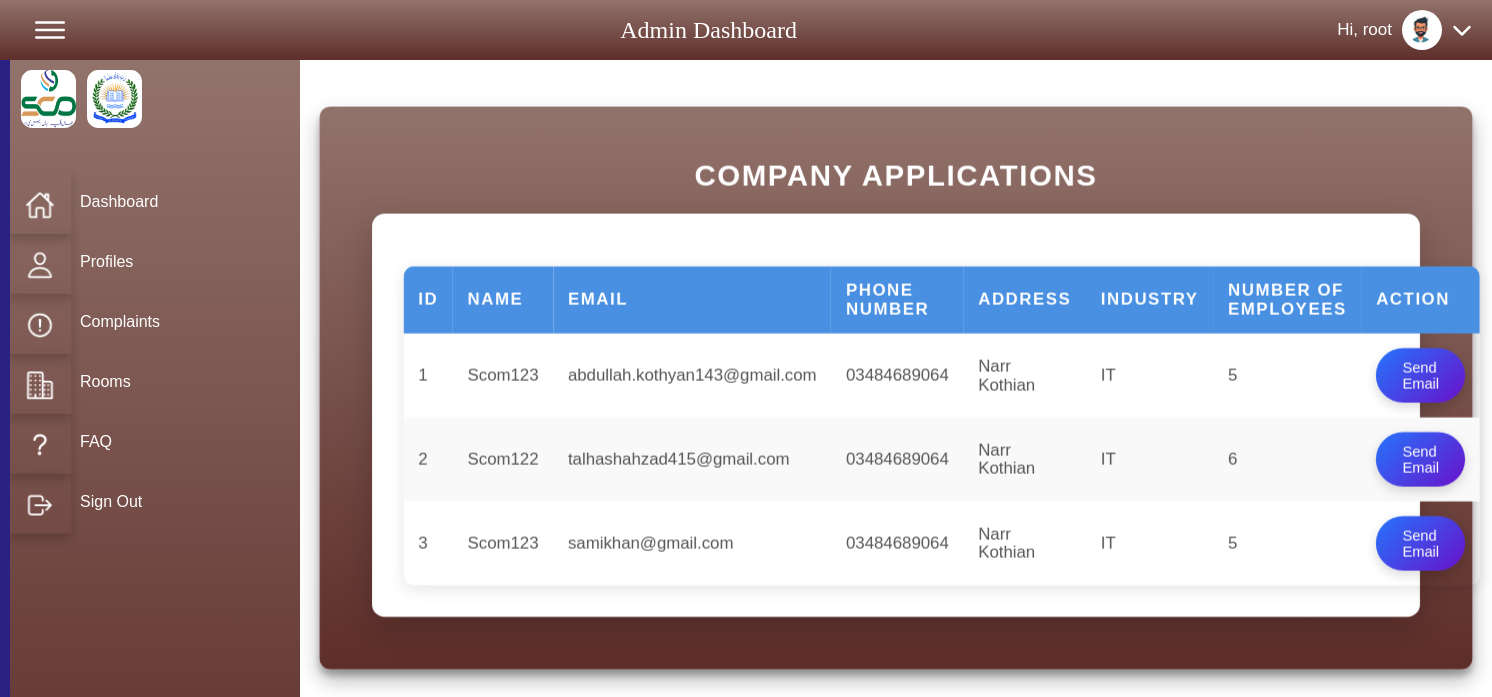
The page /admindashboard/company-applications/ (signed in) on the database its author committed.
### enroll/models.py (models this page shows, shortened)
class CompanyRegistration(models.Model):
    company_name = models.CharField(max_length=200)
    email = models.EmailField(max_length=200)
    phone_number = models.CharField(max_length=200)
    password = models.CharField(max_length=100)
    address = models.CharField(max_length=200)
    industry = models.CharField(max_length=100, null=True, blank=True)
    number_of_employees = models.IntegerField(null=True, blank=True)

### enroll/views.py (the view)
# urls.py: path('admindashboard/company-applications/', views.show_company_application_view, name='company-applications'),
def show_company_application_view(request):
    admin_id = request.session.get('admin_id')
    admin_name = request.session.get('admin_name')
    if not admin_id:
        return redirect('admin')
    company_application = CompanyRegistration.objects.all()  # Fetch all rooms to display
    return render(request, 'enroll/company_application.html', {'company_application': company_application,'admin_name':admin_name})

### enroll/templates/enroll/company_application.html (shortened to what this page needs)
{% load static%}
<!DOCTYPE html>
<html lang="en">
<head>
    <link rel="stylesheet" href="https://cdnjs.cloudflare.com/ajax/libs/font-awesome/6.5.2/css/all.min.css" />
</head>
<body>
    <div class="container">
      <div class="navigation">
          <ul>
              <li>
                  <a href="#">
                      <span class="logo">
                          <img src="{% static 'images/SCO_New_Logo.png' %}" alt="" class="sco">
                      </span>
                      <span class="logo">
                          <img src="{% static 'images/University_of_Poonch_logo.png'%}" alt="">
                      </span>
                  </a>
              </li>
              <li>
                  <a href="{% url 'adminpage' %}">
                      <span class="icon">
                          <ion-icon name="home-outline"></ion-icon>
                      </span>
                      <span class="title">Dashboard</span>
                  </a>
              </li>
              <li>
                  <a href="{% url 'view_profiles' %}">
                      <span class="icon">
                          <ion-icon name="person-outline"></ion-icon>
                      </span>
                      <span class="title">Profiles</span>
                  </a>
              </li>
              <li>
                  <a href="{% url 'view_complaint' %}">
                      <span class="icon">
                          <ion-icon name="alert-circle-outline"></ion-icon>
                      </span>
                      <span class="title">Complaints</span>
                  </a>
              </li>
              <li>
                  <a href="{% url 'room_list' %}">
                      <span class="icon">
                          <ion-icon name="business-outline"></ion-icon>
                      </span>
                      <span class="title">Rooms</span>
                  </a>
              </li>
              <li>
                  <a href="#">
                      <span class="icon">
                          <ion-icon name="help-outline"></ion-icon>
                      </span>
                      <span class="title">FAQ</span>
                  </a>
              </li>
              <li>
                  <a href="{% url 'admin' %} " id="Signout-link">
                      <span class="icon">
                          <ion-icon name="log-out-outline"></ion-icon>
                      </span>
                      <span class="title">Sign Out</span>
                  </a>
              </li>
          </ul>
      </div>
        <div class="main">
            <div class="topbar">
                <div class="toggle">
                    <ion-icon name="menu-outline"></ion-icon>
                </div>
                <div class="dashboard-title">
                    Admin Dashboard
                </div>
                <div class="user">
                    <p class="username">Hi, {{ admin_name }}</p>
                    <img src="{% static 'images/avatar.png' %}" alt="User Avatar" class="avatar">
                    <div class="dropdown">
                      <i class="fas fa-chevron-down dropdown-icon"></i>
                    </div>
                </div>
            </div>
            <main>
                <section class="card">
                  <h2>Company Applications</h2>
                  <div class="application-container">
                    <table>
                        <thead>
                            <tr>
                                <th>ID</th>
                                <th>Name</th>
                                <th>Email</th>
                                <th>Phone Number</th>
                                <th>Address</th>
                                <th>Industry</th>
                                <th>Number Of Employees</th>
                                <th>Action</th>
                            </tr>
                        </thead>
                        <tbody>
                            {% for company in company_application %}
                            <tr>
                                <td>{{ company.id }}</td>
                                <td>{{ company.company_name }}</td>
                                <td>{{ company.email }}</td>
                                <td>{{ company.phone_number }}</td>
                                <td>{{ company.address }}</td>
                                <td>{{ company.industry }}</td>
                                <td>{{ company.number_of_employees }}</td>
                                <td>
                                    <a href="mailto:{{ company.email }}" class="email-button">Send Email</a>
                                </td>
                            </tr>
                            {% empty %}
                            <tr>
                                <td colspan="8" class="empty-message">No applications found.</td>
                            </tr>
                            {% endfor %}
                        </tbody>
                    </table>
                </div>
                </section>
            </main>
        </body>
    </head>
    </html>

### enroll/templates/enroll/company_application.html (style rules this page uses)
* { font-family: "Ubuntu", sans-serif; margin: 0; padding: 0; box-sizing: border-box; }
:root { --blue: #2a2185; --white: #fff; --gray: #f5f5f5; --black1: #222; --black2: #999; --green: #24c146; }
body { min-height: 100vh; overflow-x: hidden; }
.container { display: flex; width: 100%; }
.navigation { margin-top:60px; position: fixed; width: 300px; height: 100%; background: linear-gradient(to bottom, #92736c, #5e2e2a); border-left: 10px solid var(--blue); transition: width 0.5s ease; overflow: hidden; box-shadow: 10px 0px 20px rgba(0, 0, 0, 0.2); }
.navigation ul { position: absolute; top: 0; left: 0; width: 100%; }
.navigation ul li { position: relative; width: 100%; list-style: none; border-top-left-radius: 30px; border-bottom-left-radius: 30px; }
.navigation ul li:nth-child(1) { margin-bottom: 40px; pointer-events: none; }
.navigation ul li a { position: relative; display: block; width: 100%; display: flex; text-decoration: none; color: var(--white); }
.navigation ul li a .icon { position: relative; display: block; min-width: 60px; height: 60px; line-height: 75px; text-align: center; font-size: 1.75rem; transform: perspective(400px) translateZ(20px) rotateX(5deg) rotateY(5deg); transition: transform 0.3s ease, box-shadow 0.3s ease; box-shadow: 0 5px 10px rgba(0, 0, 0, 0.2); }
.navigation ul li a .icon ion-icon { font-size: 1.75rem; }
.navigation ul li a .title { position: relative; display: block; padding: 0 10px; height: 60px; line-height: 60px; text-align: start; white-space: nowrap; }
.main { position: absolute; width: calc(100% - 300px); left: 300px; min-height: 100vh; background: var(--white); transition: 0.5s; }
.topbar { position: fixed; top: 0; left: 0; width: 100%; height: 60px; background:linear-gradient(to bottom, #92736c, #5e2e2a); color: #fff; display: flex; justify-content: space-between; align-items: center; padding: 0 20px; z-index: 1000; }
.toggle { color: white; position: relative; width: 60px; height: 60px; display: flex; justify-content: center; align-items: center; font-size: 2.5rem; cursor: pointer; }
.dashboard-title { font-family: "Algerian"; font-size: 24px; font-weight: lighter; color: white; text-align: center; flex-grow: 1; }
.user { display: flex; align-items: center; gap: 10px; }
.username { font-size: 17px; color: white; margin: 0; }
.avatar { width: 40px; height: 40px; border-radius: 50%; object-fit: cover; }
.dropdown { position: relative; }
.dropdown-icon { font-size: 20px; color: white; cursor: pointer; transition: transform 0.3s ease; }
.logo img { background-color: white; border-radius: 20%; border: none; width: 55px; margin-left: 11px; margin-top: 10px; }
.sco { height: 58px; }
main { padding: 30px; display: flex; flex-wrap: wrap; justify-content: center; }
section { margin-top: 90px; background: linear-gradient(to bottom, #92736c, #5e2e2a); padding: 50px; border-radius: 10px; box-shadow: 0 10px 20px rgba(0, 0, 0, 0.3), 0 6px 6px rgba(0, 0, 0, 0.23); transform: perspective(1000px) rotateX(0deg) rotateY(0deg) scale(1.05); transition: transform 0.3s ease, box-shadow 0.3s ease; width: 97%; }
h2 { text-align: center; color: white; margin-bottom: 20px; font-size: 28px; font-weight: 700; text-transform: uppercase; letter-spacing: 1.5px; }
.application-container { max-width: 100%; margin: auto; background: white; padding: 30px; border-radius: 12px; box-shadow: 0 10px 30px rgba(0, 0, 0, 0.2); animation: fadeIn 1s ease-in-out; }
table { width: 90%; border-collapse: collapse; margin-top: 20px; box-shadow: 0 4px 15px rgba(0, 0, 0, 0.1); border-radius: 10px; overflow: hidden; }
th, td { border: none; padding: 14px; text-align: left; font-size: 16px; }
th { background-color: #4a90e2; color: white; text-transform: uppercase; letter-spacing: 1.5px; }
tr:nth-child(even) { background-color: #f9f9f9; }
td { color: #555; }
.email-button { background: linear-gradient(135deg, #2575fc 0%, #6a11cb 100%); color: white; padding: 10px 25px; text-decoration: none; border-radius: 30px; border: none; cursor: pointer; transition: transform 0.2s ease, background-color 0.3s ease; display: inline-block; box-shadow: 0 4px 10px rgba(0, 0, 0, 0.15); font-size: 14px; }

### rows shown on the page
CompanyRegistration: id "1", company_name "Scom123", email "abdullah.kothyan143@gmail.com", phone_number "03484689064", address "Narr Kothian", industry "IT", number_of_employees "5"
CompanyRegistration: id "2", company_name "Scom122", email "talhashahzad415@gmail.com", phone_number "03484689064", address "Narr Kothian", industry "IT", number_of_employees "6"
CompanyRegistration: id "3", company_name "Scom123", email "samikhan@gmail.com", phone_number "03484689064", address "Narr Kothian", industry "IT", number_of_employees "5"

### other values the page prints
{{ admin_name }} "root"
